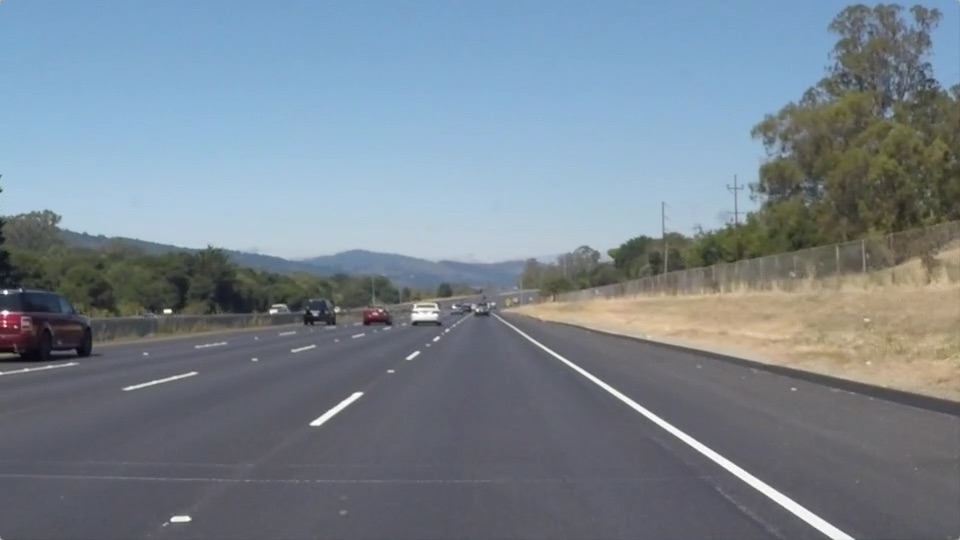
#> input picture test_images/solidWhiteRight.jpg, 960 x 540 px
$ jupyter execute --allow-errors finding_lanelines.ipynb   (shell and % lines are left out)
#> lines starting #> are read from the running program, lines starting #| are printed output that depends on the picture; after the words box and inside, x2 and y2 are one past the last pixel; in counts of white or black regions, pixels touching at a corner belong together
# Self-Driving Car Engineer Nanodegree

## Project: **Finding Lane Lines on the Road**
***
In this project, you will use the tools you learned about in the lesson to identify lane lines on the road.  You can develop your pipeline on a series of individual images, and later apply the result to a video stream (really just a series of images). Check out the video clip "raw-lines-example.mp4" (also contained in this repository) to see what the output should look like after using the helper functions below.

Once you have a result that looks roughly like "raw-lines-example.mp4", you'll need to get creative and try to average and/or extrapolate the line segments you've detected to map out the full extent of the lane lines.  You can see an example of the result you're going for in the video "P1_example.mp4".  Ultimately, you would like to draw just one line for the left side of the lane, and one for the right.

In addition to implementing code, there is a brief writeup to complete. The writeup should be completed in a separate file, which can be either a markdown file or a pdf document. There is a [write up template](https://github.com/udacity/CarND-LaneLines-P1/blob/master/writeup_template.md) that can be used to guide the writing process. Completing both the code in the Ipython notebook and the writeup template will cover all of the [rubric points](https://review.udacity.com/#!/rubrics/322/view) for this project.

---
Let's have a look at our first image called 'test_images/solidWhiteRight.jpg'.  Run the 2 cells below (hit Shift-Enter or the "play" button above) to display the image.

**Note: If, at any point, you encounter frozen display windows or other confounding issues, you can always start again with a clean slate by going to the "Kernel" menu above and selecting "Restart & Clear Output".**

---

**The tools you have are color selection, region of interest selection, grayscaling, Gaussian smoothing, Canny Edge Detection and Hough Tranform line detection.  You  are also free to explore and try other techniques that were not presented in the lesson.  Your goal is piece together a pipeline to detect the line segments in the image, then average/extrapolate them and draw them onto the image for display (as below).  Once you have a working pipeline, try it out on the video stream below.**

---

<figure>

 <figcaption>
 <p></p>
 <p style="text-align: center;"> Your output should look something like this (above) after detecting line segments using the helper functions below </p>
 </figcaption>
</figure>
 <p></p>
<figure>

 <figcaption>
 <p></p>
 <p style="text-align: center;"> Your goal is to connect/average/extrapolate line segments to get output like this</p>
 </figcaption>
</figure>

**Run the cell below to import some packages.  If you get an `import error` for a package you've already installed, try changing your kernel (select the Kernel menu above --> Change Kernel).  Still have problems?  Try relaunching Jupyter Notebook from the terminal prompt.  Also, consult the forums for more troubleshooting tips.**

## Import Packages

[cell 1]
#importing some useful packages
import matplotlib.pyplot as plt
import matplotlib.image as mpimg
import numpy as np
import cv2

## Read in an Image

[cell 2]
#reading in an image
image = mpimg.imread('test_images/solidWhiteRight.jpg')
#> image is the input picture: shape (540, 960, 3); mean R, G, B 120.3, 132.6, 143.7

#printing out some stats and plotting
print('This image is:', type(image), 'with dimensions:', image.shape)
#| This image is: <class 'numpy.ndarray'> with dimensions: (540, 960, 3)
plt.imshow(image)  # if you wanted to show a single color channel image called 'gray', for example, call as plt.imshow(gray, cmap='gray')

## Ideas for Lane Detection Pipeline

**Some OpenCV functions (beyond those introduced in the lesson) that might be useful for this project are:**

`cv2.inRange()` for color selection
`cv2.fillPoly()` for regions selection
`cv2.line()` to draw lines on an image given endpoints
`cv2.addWeighted()` to coadd / overlay two images
`cv2.cvtColor()` to grayscale or change color
`cv2.imwrite()` to output images to file
`cv2.bitwise_and()` to apply a mask to an image

**Check out the OpenCV documentation to learn about these and discover even more awesome functionality!**

## Helper Functions

Below are some helper functions to help get you started. They should look familiar from the lesson!

[cell 3]
import math

def select_color(img, rgb_threshold):
    """Applies color selection and return a new image
    This is used for optional challenge"""
    color_selected = np.copy(img)
    thresholds = (img[:, :, 0] < rgb_threshold[0]) \
               | (img[:, :, 1] < rgb_threshold[1]) \
               | (img[:, :, 2] < rgb_threshold[2])
    color_selected[thresholds] = [0, 0, 0]
    return color_selected

# [7 lines left out: function grayscale, not called in this run]
    # Or use BGR2GRAY if you read an image with cv2.imread()
    # return cv2.cvtColor(img, cv2.COLOR_BGR2GRAY)

def canny(img, low_threshold, high_threshold):
    """Applies the Canny transform"""
    return cv2.Canny(img, low_threshold, high_threshold)

def gaussian_blur(img, kernel_size):
    """Applies a Gaussian Noise kernel"""
    return cv2.GaussianBlur(img, (kernel_size, kernel_size), 0)

def region_of_interest(img, vertices):
    """
    Applies an image mask.

    Only keeps the region of the image defined by the polygon
    formed from `vertices`. The rest of the image is set to black.
    """
    #defining a blank mask to start with
    mask = np.zeros_like(img)

    #defining a 3 channel or 1 channel color to fill the mask with depending on the input image
    if len(img.shape) > 2:
        channel_count = img.shape[2]  # i.e. 3 or 4 depending on your image
        ignore_mask_color = (255,) * channel_count
    else:
        ignore_mask_color = 255

    #filling pixels inside the polygon defined by "vertices" with the fill color
    cv2.fillPoly(mask, vertices, ignore_mask_color)

    #returning the image only where mask pixels are nonzero
    masked_image = cv2.bitwise_and(img, mask)
    return masked_image


def draw_lines(img, lines, color=[255, 0, 0], thickness=3):
    """
    NOTE: this is the function you might want to use as a starting point once you want to
    average/extrapolate the line segments you detect to map out the full
    extent of the lane (going from the result shown in raw-lines-example.mp4
    to that shown in P1_example.mp4).

    Think about things like separating line segments by their
    slope ((y2-y1)/(x2-x1)) to decide which segments are part of the left
    line vs. the right line.  Then, you can average the position of each of
    the lines and extrapolate to the top and bottom of the lane.

    This function draws `lines` with `color` and `thickness`.
    Lines are drawn on the image inplace (mutates the image).
    If you want to make the lines semi-transparent, think about combining
    this function with the weighted_img() function below
    """
    global enable_average_drawing # not neccessary but I like to explicitly point out global var

    if lines is None:
        return

    ## original draw function without averaging line segments
    if not enable_average_drawing:
        for line in lines:
            for x1, y1, x2, y2 in line:
                cv2.line(img, (x1, y1), (x2, y2), color, thickness)
        return

    ## modified draw function with averaging line segments
    def get_grad_and_points(line):
        x1, y1, x2, y2 = line[0], line[1], line[2], line[3]
        grad = (y2 - y1) / (x2 - x1)
        return grad, (x1, y1), (x2, y2)

    # split lines into two clusters
    left_lines, right_lines = set(), set()
    for (line,) in lines[:, :, :]:
        grad, *points = get_grad_and_points(line)
        if grad > 0:
            left_lines.add((grad, *points))
        elif grad < 0:
            right_lines.add((grad, *points))

    # average each clusters
    def average_lines(lines):
        global ysize
        y_min = ysize
        bottom_x_sum = 0
        grad_sum = 0

        for grad, point1, point2 in lines:
            y_min = min(y_min, point1[1], point2[1])
            grad_sum += grad
            bottom_x_sum += point1[0] + (ysize - point1[1]) / grad

        bottom_x = bottom_x_sum / len(lines)
        avg_grad = grad_sum / len(lines)

        top_x = bottom_x + (y_min - ysize) / avg_grad
        try:
            return [int(bottom_x), ysize, int(top_x), y_min]
        except:
            print(lines)

    clustered_lines = [average_lines(lines) for lines in (left_lines, right_lines) if lines]
    for x1, y1, x2, y2 in clustered_lines:
        cv2.line(img, (x1, y1), (x2, y2), color, thickness)


def hough_lines(img, rho, theta, threshold, min_line_len, max_line_gap):
    """
    `img` should be the output of a Canny transform.

    Returns an image with hough lines drawn.
    """
    lines = cv2.HoughLinesP(img, rho, theta, threshold, np.array([]), minLineLength=min_line_len, maxLineGap=max_line_gap)
    line_img = np.zeros((img.shape[0], img.shape[1], 3), dtype=np.uint8)
    draw_lines(line_img, lines)
    return line_img

# Python 3 has support for cool math symbols.

def weighted_img(img, initial_img, α=0.8, β=1., λ=0.):
    """
    `img` is the output of the hough_lines(), An image with lines drawn on it.
    Should be a blank image (all black) with lines drawn on it.

    `initial_img` should be the image before any processing.

    The result image is computed as follows:

    initial_img * α + img * β + λ
    NOTE: initial_img and img must be the same shape!
    """
    return cv2.addWeighted(initial_img, α, img, β, λ)

## Test Images

Build your pipeline to work on the images in the directory "test_images"
**You should make sure your pipeline works well on these images before you try the videos.**

[cell 4]
import os
files = os.listdir("test_images/")
files

## Build a Lane Finding Pipeline

Build the pipeline and run your solution on all test_images. Make copies into the `test_images_output` directory, and you can use the images in your writeup report.

Try tuning the various parameters, especially the low and high Canny thresholds as well as the Hough lines parameters.

[cell 5]
# TODO: Build your pipeline that will draw lane lines on the test_images
# then save them to the test_images directory.

# My plan:
# 1. define parameters and pipeline separately for easier tuning
# 2. use subplot to show all 6 proccessed images to help me to tune
# 3. iterate 1-2 until result is good enough and save proccessed images

# get image size
xsize = image.shape[1]
ysize = image.shape[0]

Define all parameters to tune later:

[cell 6]
# whether to use average draw
enable_average_drawing = True

# color select parameter
red_threshold = 215
green_threshold = 180
blue_threshold = 0
rgb_threshold = [red_threshold, green_threshold, blue_threshold]

# canny edge detect parameter
low_threshold = 50
high_threshold = 150

# hough transform parameter
rho = 1
theta = 1 * np.pi/180
threshold = 25
min_line_len = 20
max_line_gap = 100

# region mask parameter, I will use a trapezoidal instead of triangle
top_left = [.45 * xsize, .6 * ysize]
top_right = [.55 * xsize, .6 * ysize]
bottom_left = [0, ysize]
bottom_right = [xsize, ysize]
mask_vertices = np.array([[bottom_left,
                           top_left,
                           top_right,
                           bottom_right]], dtype=np.int32)

Build the image process pipline:

[cell 7]
def draw_lane_line(img):
    color_selected_img = select_color(img, rgb_threshold)
    canny_img = canny(color_selected_img, low_threshold, high_threshold)
    masked = region_of_interest(canny_img, mask_vertices)
    line_img = hough_lines(masked, rho, theta, threshold, min_line_len, max_line_gap)
    drawed_img = weighted_img(line_img, img)

    return drawed_img

Process and show test images with drawed lane lines:

[cell 8]
# read and process test images
drawed_images = [
    (file, draw_lane_line(mpimg.imread('test_images/' + file)))
    for file in files
]
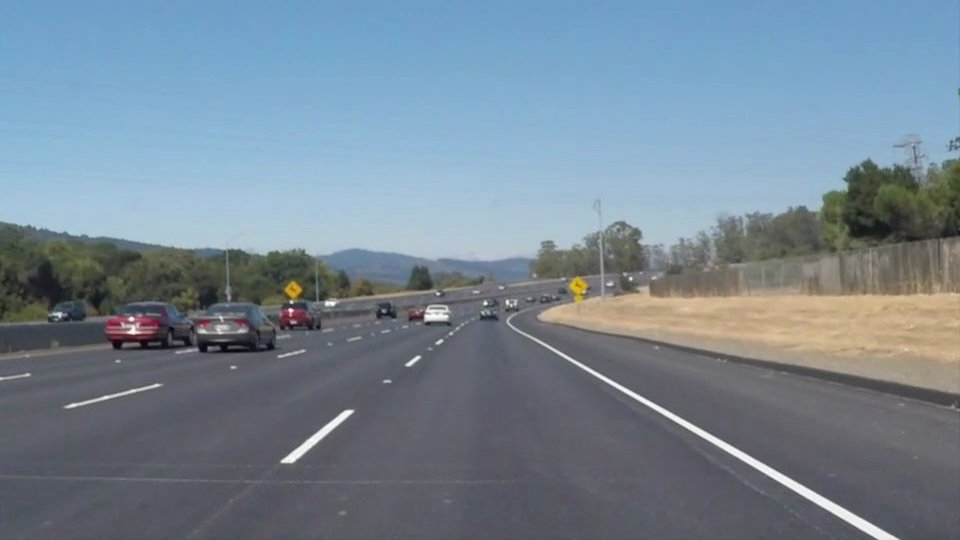
#> input picture test_images/solidWhiteCurve.jpg, 960 x 540 px
#> in select_color, color_selected is the input picture: shape (540, 960, 3); mean R, G, B 118.5, 134.5, 148.1
#> in select_color, `thresholds = (img[:, :, 0] < rgb_threshold[0]) \ | (img[:, :, 1] < rgb..`:
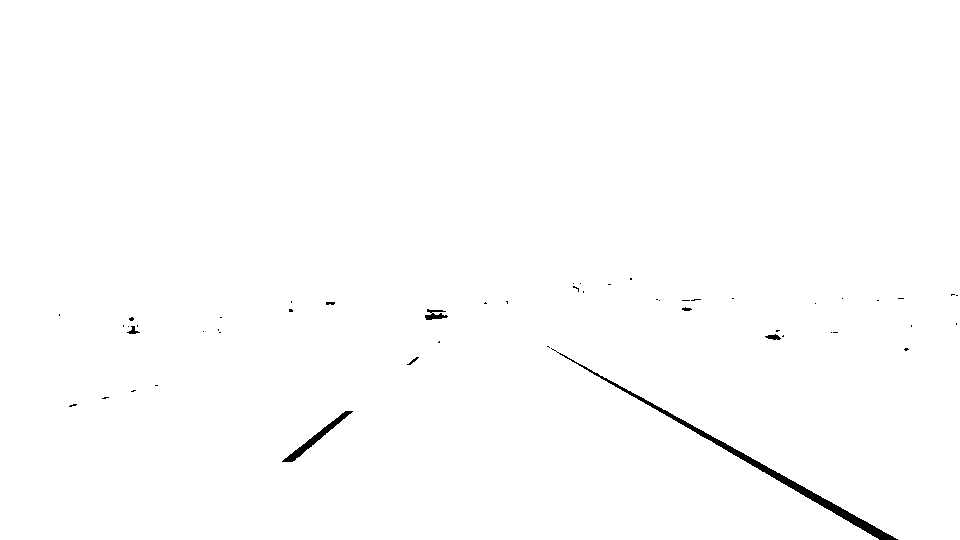
#> thresholds: shape (540, 960) bool; 99.4% white; 51 black regions (43 under 20 px), largest, box (x1, y1, x2, y2) and area: (551, 348, 898, 540) 2037, (282, 411, 353, 462) 504, (425, 309, 448, 320) 138
#> in region_of_interest, `masked_image = cv2.bitwise_and(img, mask)`:
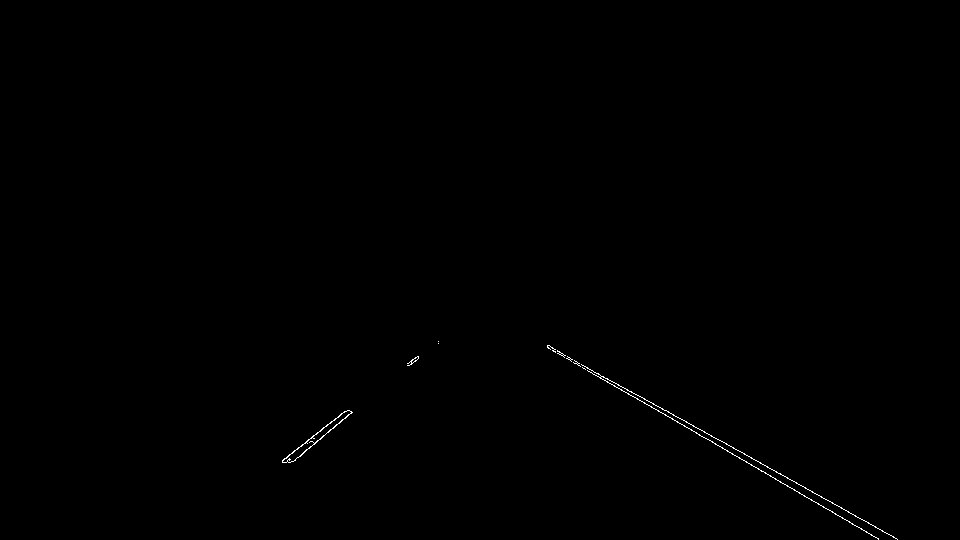
#> masked_image: shape (540, 960); 0.2% white in thin lines or dots, all inside (x1, y1, x2, y2) = (282, 341, 898, 540)
#> in hough_lines, `lines = cv2.HoughLinesP(img, rho, theta, threshold, np.array([]), minL..`: lines = [[548, 345, 893, 536], [547, 347, 878, 538], [547, 345, 897, 539], [547, 346, 794, 489], [282, 460, 344, 411], [292, 461, 438, 343], [282, 461, 415, 357], [289, 462, 438, 341]]
#> the loop in draw_lines, `for (line,) in lines[:, :, :]:` made 8 passes
#> (x1 in get_grad_and_points, y1 in get_grad_and_points, x2 in get_grad_and_points, y2 in get_grad_and_points, grad) on passes 1 to 8: (548, 345, 893, 536, 0.554), (547, 347, 878, 538, 0.577), (547, 345, 897, 539, 0.554), (547, 346, 794, 489, 0.579), (282, 460, 344, 411, -0.79), (292, 461, 438, 343, -0.808), (282, 461, 415, 357, -0.782), (289, 462, 438, 341, -0.812)
#> after the loop in draw_lines, `for (line,) in lines[:, :, :]:`: left_lines = 4 items
#> in draw_lines, `clustered_lines = [average_lines(lines) for lines in (left_lines, righ..`: clustered_lines = [[890, 540, 546, 345], [187, 540, 436, 341]]
#> the loop in draw_lines, `for x1, y1, x2, y2 in clustered_lines:` made 2 passes
#> in region_of_interest (call 2), `masked_image = cv2.bitwise_and(img, mask)`:
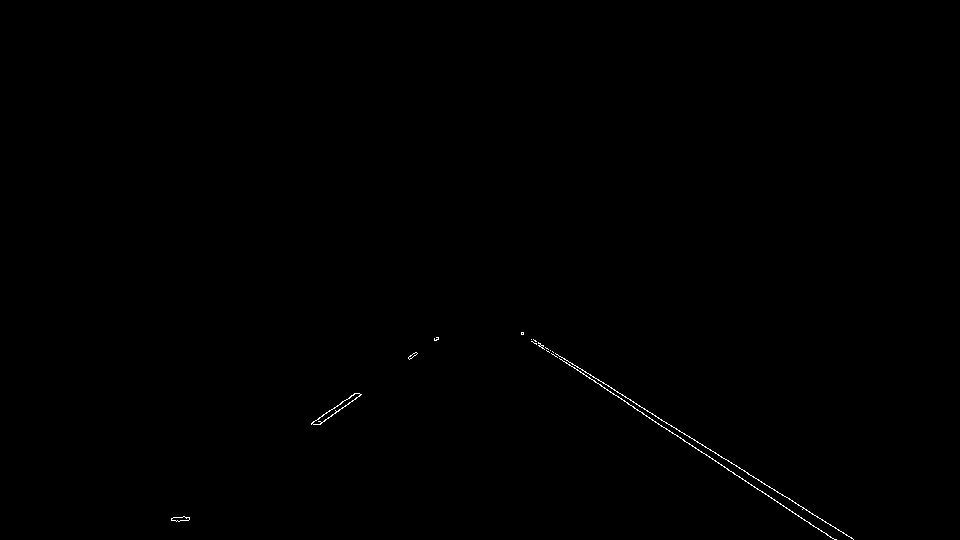
#> masked_image: shape (540, 960); 0.19% white in thin lines or dots, all inside (x1, y1, x2, y2) = (171, 332, 854, 540)
#> the loop in draw_lines (call 2), `for (line,) in lines[:, :, :]:` made 9 passes
#> (x1 in get_grad_and_points, y1 in get_grad_and_points, x2 in get_grad_and_points, y2 in get_grad_and_points, grad) on passes 1 to 8: (522, 332, 853, 539, 0.625), (531, 341, 836, 539, 0.649), (521, 333, 642, 412, 0.653), (728, 470, 834, 539, 0.651), (319, 424, 438, 338, -0.723), (311, 423, 354, 393, -0.698), (521, 334, 727, 468, 0.65), (311, 424, 436, 337, -0.696)
#> the loop in draw_lines (call 2), `for x1, y1, x2, y2 in clustered_lines:` made 2 passes
#> (x1, y1, x2, y2) on passes 1 to 2: (842, 540, 519, 332), (148, 540, 436, 337)
#> call 2 of weighted_img, with α = 0.8, β = 1, λ = 0
#> in weighted_img (call 2), `return cv2.addWeighted(initial_img, α, img, β, λ)`:
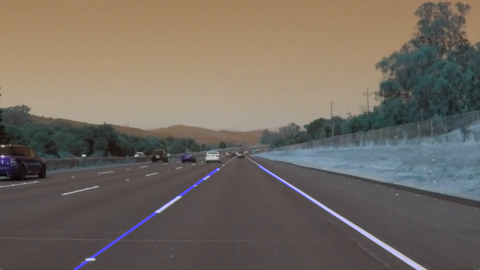
#> returned value: shape (540, 960, 3) (shown at 1/2 size); mean of channels 0, 1, 2 97, 106.1, 114.9; drawn as B, G, R
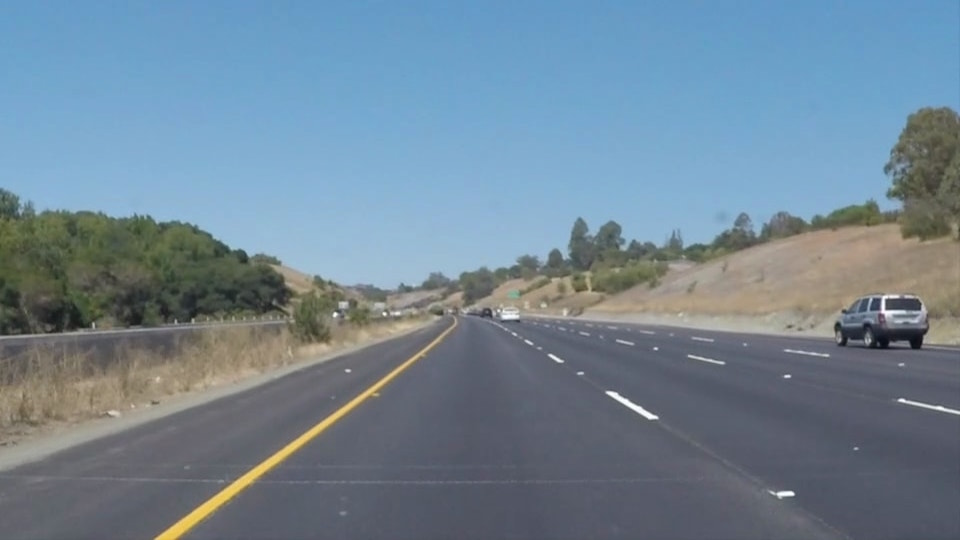
#> input picture test_images/solidYellowCurve.jpg, 960 x 540 px
#> in select_color, color_selected is the input picture: shape (540, 960, 3); mean R, G, B 113, 133.4, 149
#> in select_color (call 3), `thresholds = (img[:, :, 0] < rgb_threshold[0]) \ | (img[:, :, 1] < rgb..`:
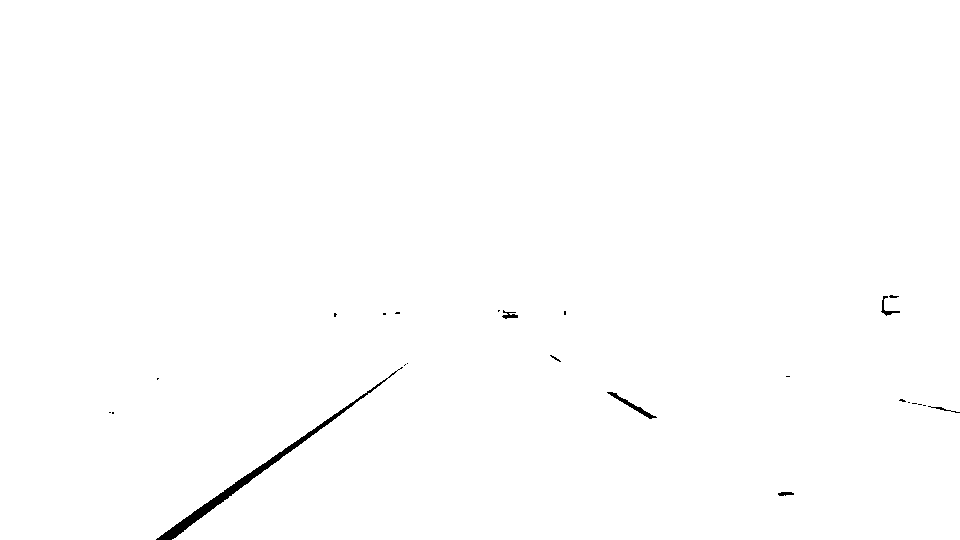
#> thresholds: shape (540, 960) bool; 99.6% white; 24 black regions (16 under 20 px), largest, box (x1, y1, x2, y2) and area: (156, 367, 403, 540) 1670, (607, 392, 657, 419) 212, (881, 296, 900, 316) 88
#> (the rest of the program and of its run is left out)
